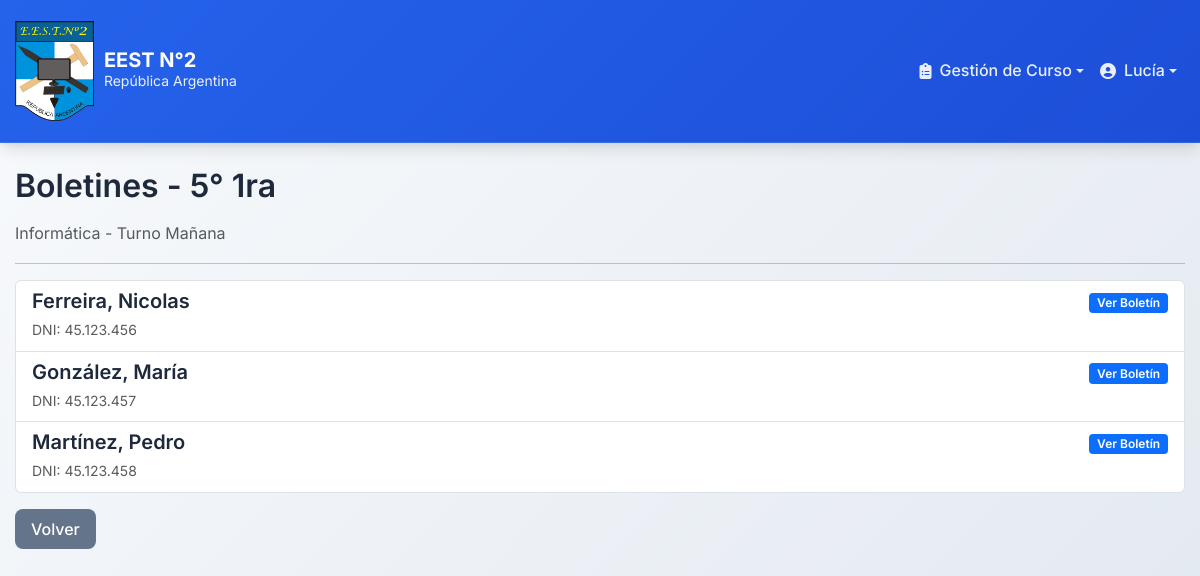
The page /seleccionar_alumno_boletin.php?anio=5&division=1ra&especialidad=Informática&turno=Mañana (signed in) on the database its author committed.
### tables this page shows
CREATE TABLE `usuarios` (
  `DNI` int(11) NOT NULL,
  `Primer_nombre` varchar(255) NOT NULL,
  `Segundo_nombre` varchar(255) NOT NULL,
  `Apellido` varchar(255) NOT NULL,
  `Email` varchar(255) NOT NULL,
  `Password_Usuario` varchar(255) DEFAULT NULL,
  `Nacionalidad` varchar(255) NOT NULL,
  `Localidad` varchar(255) NOT NULL,
  `Calle` varchar(255) NOT NULL,
  `Altura` int(11) NOT NULL,
  `Fecha_Nacimiento` date NOT NULL,
  `Telefono` varchar(255) NOT NULL,
  `Rol` enum('Director','Preceptor','Profesor','Alumno') NOT NULL,
  `Estado` tinyint(1) NOT NULL DEFAULT 1,
  `Fecha_Creacion` timestamp NOT NULL DEFAULT current_timestamp(),
  `Usuario` varchar(255) DEFAULT current_user()
);

### seleccionar_alumno_boletin.php (the view, shortened to what this page needs)
<?php
include('./public/header.php');
$anio = isset($_GET['anio']) ? $_GET['anio'] : null;
$division = isset($_GET['division']) ? $_GET['division'] : null;
$especialidad = isset($_GET['especialidad']) ? $_GET['especialidad'] : null;
$turno = isset($_GET['turno']) ? $_GET['turno'] : null;
$query_alumnos = "SELECT DISTINCT usuarios.DNI, usuarios.Primer_nombre, usuarios.Apellido
                  FROM cursos
                  INNER JOIN curso_alumno ON cursos.ID = curso_alumno.ID_Curso
                  INNER JOIN alumnos ON curso_alumno.DNI_Alumno = alumnos.DNI_Alumno
                  INNER JOIN usuarios ON alumnos.DNI_Alumno = usuarios.DNI
                  WHERE cursos.Anio = '$anio'
                  AND cursos.Division = '$division'
                  AND cursos.Especialidad = '$especialidad'
                  AND cursos.Turno = '$turno'
                  AND cursos.Estado = 1
                  ORDER BY usuarios.Apellido, usuarios.Primer_nombre";
$result_alumnos = mysqli_query($CONN, $query_alumnos);
?>
<!DOCTYPE html>
<html lang="es">
<head>
</head>
<body>
    <div class="container mt-4">
        <h2>Boletines - <?php echo htmlspecialchars($anio . "° " . $division); ?></h2>
        <p class="text-muted"><?php echo htmlspecialchars($especialidad . " - Turno " . $turno); ?></p>
        <hr>
        <?php if (mysqli_num_rows($result_alumnos) > 0): ?>
            <div class="list-group">
                <?php while ($alumno = mysqli_fetch_assoc($result_alumnos)): ?>
                    <a href="generar_boletin.php?dni_alumno=<?php echo $alumno['DNI']; ?>"
                       class="list-group-item list-group-item-action">
                        <div class="d-flex w-100 justify-content-between align-items-center">
                            <h5 class="mb-1">
                                <?php echo htmlspecialchars($alumno['Apellido'] . ", " . $alumno['Primer_nombre']); ?>
                            </h5>
                            <span class="badge bg-primary">Ver Boletín</span>
                        </div>
                        <small class="text-muted">DNI: <?php echo number_format($alumno['DNI'], 0, '', '.'); ?></small>
                    </a>
                <?php endwhile; ?>
            </div>
        <?php else: ?>
            <div class="alert alert-warning">No hay alumnos en este curso.</div>
        <?php endif; ?>
        <div class="mt-3">
            <a href="generar_boletin.php" class="btn btn-secondary">Volver</a>
        </div>
    </div>
</body>
</html>

### style/styles.css (style rules this page uses)
:root { --primary-color: #2563eb; --primary-dark: #1d4ed8; --secondary-color: #64748b; --success-color: #10b981; --warning-color: #f59e0b; --danger-color: #ef4444; --info-color: #06b6d4; --light-color: #f8fafc; --dark-color: #1e293b; --border-color: #e2e8f0; --shadow: 0 1px 3px 0 rgba(0, 0, 0, 0.1), 0 1px 2px 0 rgba(0, 0, 0, 0.06); --shadow-lg: 0 10px 15px -3px rgba(0, 0, 0, 0.1), 0 4px 6px -2px rgba(0, 0, 0, 0.05); --border-radius: 0.5rem; --font-family: 'Inter', -apple-system, BlinkMacSystemFont, 'Segoe UI', Roboto, sans-serif; }
* { box-sizing: border-box; margin: 0; padding: 0; }
body { font-family: var(--font-family); line-height: 1.6; color: var(--dark-color); background: linear-gradient(135deg, #f8fafc 0%, #e2e8f0 100%); min-height: 100vh; }
.container { max-width: 1200px; margin: 0 auto; padding: 0 15px; }
h1, h2, h3, h4, h5, h6 { color: var(--dark-color); font-weight: 600; margin-bottom: 1rem; }
.text-muted { color: #6c757d; }
.btn { display: inline-block; font-weight: 500; line-height: 1.5; text-align: center; text-decoration: none; vertical-align: middle; cursor: pointer; border: none; padding: 0.5rem 1rem; font-size: 1rem; border-radius: var(--border-radius); transition: all 0.2s ease; }
.btn-secondary { color: #fff; background-color: var(--secondary-color); }
.w-100 { width: 100%; }
.mt-3 { margin-top: 1rem; }
.mt-4 { margin-top: 1.5rem; }
.mb-1 { margin-bottom: 0.25rem; }
.badge { display: inline-block; padding: 0.35em 0.65em; font-size: 0.75em; font-weight: 600; line-height: 1; color: #fff; text-align: center; white-space: nowrap; vertical-align: baseline; border-radius: 0.25rem; }
.bg-primary { background-color: var(--primary-color); }

### rows shown on the page
usuarios: Apellido+Primer_nombre "Ferreira, Nicolas", DNI "45.123.456"
usuarios: Apellido+Primer_nombre "González, María", DNI "45.123.457"
usuarios: Apellido+Primer_nombre "Martínez, Pedro", DNI "45.123.458"

### other values the page prints
$_SESSION['nombre1'] "Lucía"
$anio . "° " . $division "5° 1ra"
$especialidad . " - Turno " . $turno "Informática - Turno Mañana"
